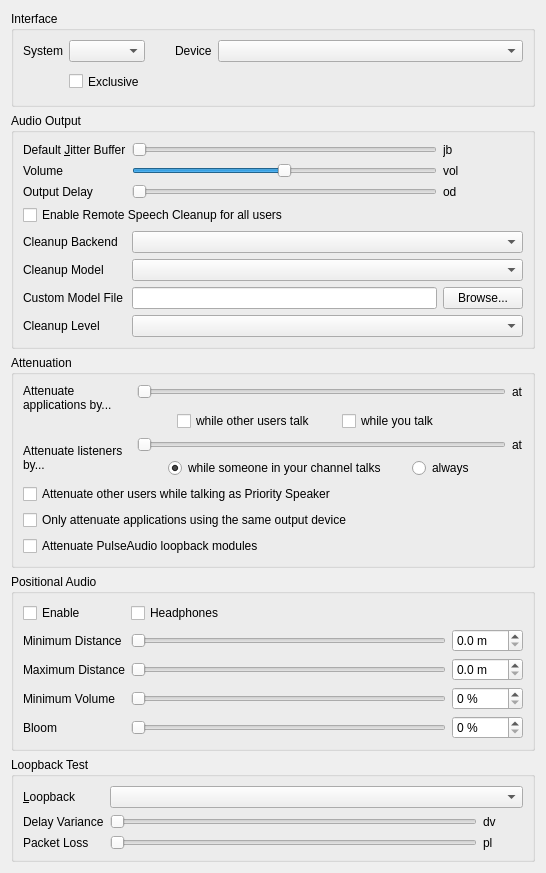
<?xml version="1.0" encoding="UTF-8"?>
<ui version="4.0">
 <class>AudioOutput</class>
 <widget class="QWidget" name="AudioOutput">
  <property name="geometry">
   <rect>
    <x>0</x>
    <y>0</y>
    <width>546</width>
    <height>813</height>
   </rect>
  </property>
  <property name="windowTitle">
   <string>Audio output</string>
  </property>
  <layout class="QVBoxLayout" name="verticalLayout">
   <item>
    <widget class="QGroupBox" name="qgbInterfaces">
     <property name="title">
      <string>Interface</string>
     </property>
     <layout class="QGridLayout" name="gridLayout_3">
      <item row="0" column="0">
       <widget class="QLabel" name="qliSystem">
        <property name="text">
         <string>System</string>
        </property>
        <property name="buddy">
         <cstring>qcbSystem</cstring>
        </property>
       </widget>
      </item>
      <item row="0" column="1">
       <widget class="MUComboBox" name="qcbSystem">
        <property name="sizePolicy">
         <sizepolicy hsizetype="MinimumExpanding" vsizetype="Fixed">
          <horstretch>0</horstretch>
          <verstretch>0</verstretch>
         </sizepolicy>
        </property>
        <property name="toolTip">
         <string>Output method for audio</string>
        </property>
        <property name="whatsThis">
         <string>&lt;b&gt;This is the output method to use for audio.&lt;/b&gt;</string>
        </property>
        <property name="accessibleName">
         <string>Audio output system</string>
        </property>
       </widget>
      </item>
      <item row="0" column="2">
       <spacer>
        <property name="orientation">
         <enum>Qt::Horizontal</enum>
        </property>
        <property name="sizeType">
         <enum>QSizePolicy::Maximum</enum>
        </property>
        <property name="sizeHint" stdset="0">
         <size>
          <width>24</width>
          <height>16</height>
         </size>
        </property>
       </spacer>
      </item>
      <item row="0" column="3">
       <widget class="QLabel" name="qliDevice">
        <property name="text">
         <string>Device</string>
        </property>
        <property name="buddy">
         <cstring>qcbDevice</cstring>
        </property>
       </widget>
      </item>
      <item row="0" column="4">
       <widget class="MUComboBox" name="qcbDevice">
        <property name="sizePolicy">
         <sizepolicy hsizetype="MinimumExpanding" vsizetype="Fixed">
          <horstretch>1</horstretch>
          <verstretch>0</verstretch>
         </sizepolicy>
        </property>
        <property name="toolTip">
         <string>Output device for audio</string>
        </property>
        <property name="whatsThis">
         <string>&lt;b&gt;This is the output device to use for audio.&lt;/b&gt;</string>
        </property>
        <property name="accessibleName">
         <string>Audio output device</string>
        </property>
        <property name="sizeAdjustPolicy">
         <enum>QComboBox::AdjustToContents</enum>
        </property>
        <property name="minimumContentsLength">
         <number>16</number>
        </property>
       </widget>
      </item>
      <item row="1" column="1">
       <widget class="QCheckBox" name="qcbExclusive">
        <property name="enabled">
         <bool>true</bool>
        </property>
        <property name="minimumSize">
         <size>
          <width>0</width>
          <height>27</height>
         </size>
        </property>
        <property name="toolTip">
         <string>Exclusive mode, not recommended.</string>
        </property>
        <property name="whatsThis">
         <string>&lt;b&gt;This opens the device in exclusive mode.&lt;/b&gt;&lt;br /&gt;No other application will be able to use the device.</string>
        </property>
        <property name="text">
         <string>Exclusive</string>
        </property>
       </widget>
      </item>
     </layout>
    </widget>
   </item>
   <item>
    <widget class="QGroupBox" name="qgbOutput">
     <property name="title">
      <string>Audio Output</string>
     </property>
     <layout class="QGridLayout" name="gridLayout">
      <item row="1" column="2">
       <widget class="QLabel" name="qlVolume">
        <property name="text">
         <string notr="true">vol</string>
        </property>
       </widget>
      </item>
      <item row="2" column="1">
       <widget class="SemanticSlider" name="qsDelay">
        <property name="toolTip">
         <string>Amount of data to buffer</string>
        </property>
        <property name="whatsThis">
         <string>This sets the amount of data to pre-buffer in the output buffer. Experiment with different values and set it to the lowest which doesn't cause rapid jitter in the sound.</string>
        </property>
        <property name="accessibleName">
         <string>Output delay of incoming speech</string>
        </property>
        <property name="minimum">
         <number>1</number>
        </property>
        <property name="maximum">
         <number>10</number>
        </property>
        <property name="pageStep">
         <number>3</number>
        </property>
        <property name="orientation">
         <enum>Qt::Horizontal</enum>
        </property>
       </widget>
      </item>
      <item row="0" column="2">
       <widget class="QLabel" name="qlJitter">
        <property name="minimumSize">
         <size>
          <width>40</width>
          <height>0</height>
         </size>
        </property>
        <property name="text">
         <string notr="true">jb</string>
        </property>
       </widget>
      </item>
      <item row="2" column="0">
       <widget class="QLabel" name="qliDelay">
        <property name="text">
         <string>Output Delay</string>
        </property>
        <property name="buddy">
         <cstring>qsDelay</cstring>
        </property>
       </widget>
      </item>
      <item row="1" column="1">
       <widget class="SemanticSlider" name="qsVolume">
        <property name="toolTip">
         <string>Volume of incoming speech</string>
        </property>
        <property name="whatsThis">
         <string>&lt;b&gt;This adjusts the volume of incoming speech.&lt;/b&gt;&lt;br /&gt;Note that if you increase this beyond 100%, audio will be distorted.</string>
        </property>
        <property name="accessibleName">
         <string>Volume of incoming speech</string>
        </property>
        <property name="minimum">
         <number>0</number>
        </property>
        <property name="maximum">
         <number>200</number>
        </property>
        <property name="value">
         <number>100</number>
        </property>
        <property name="orientation">
         <enum>Qt::Horizontal</enum>
        </property>
       </widget>
      </item>
      <item row="1" column="0">
       <widget class="QLabel" name="qliVolume">
        <property name="text">
         <string>Volume</string>
        </property>
        <property name="buddy">
         <cstring>qsVolume</cstring>
        </property>
       </widget>
      </item>
      <item row="2" column="2">
       <widget class="QLabel" name="qlDelay">
        <property name="text">
         <string notr="true">od</string>
        </property>
       </widget>
      </item>
      <item row="0" column="1">
       <widget class="SemanticSlider" name="qsJitter">
        <property name="toolTip">
         <string>Safety margin for jitter buffer</string>
        </property>
        <property name="whatsThis">
         <string>&lt;b&gt;This sets the minimum safety margin for the jitter buffer.&lt;/b&gt;&lt;br /&gt;All incoming audio is buffered, and the jitter buffer continually tries to push the buffer to the minimum sustainable by your network, so latency can be as low as possible. This sets the minimum buffer size to use. If the start of sentences you hear is very jittery, increase this value.</string>
        </property>
        <property name="accessibleName">
         <string>Jitter buffer time</string>
        </property>
        <property name="minimum">
         <number>1</number>
        </property>
        <property name="maximum">
         <number>5</number>
        </property>
        <property name="pageStep">
         <number>2</number>
        </property>
        <property name="orientation">
         <enum>Qt::Horizontal</enum>
        </property>
       </widget>
      </item>
      <item row="0" column="0">
       <widget class="QLabel" name="qliJitter">
        <property name="text">
         <string>Default &amp;Jitter Buffer</string>
        </property>
        <property name="buddy">
         <cstring>qsJitter</cstring>
        </property>
       </widget>
      </item>
      <item row="3" column="0" colspan="3">
       <widget class="QCheckBox" name="qcbRemoteSpeechCleanupAllUsers">
        <property name="toolTip">
         <string>Apply receive-side speech cleanup to all incoming voice streams.</string>
        </property>
       <property name="whatsThis">
         <string>&lt;b&gt;Enable Remote Speech Cleanup for all users&lt;/b&gt;&lt;br /&gt;Processes incoming speech locally with the selected neural backend before playback.</string>
        </property>
        <property name="text">
         <string>Enable Remote Speech Cleanup for all users</string>
        </property>
       </widget>
      </item>
      <item row="4" column="0">
       <widget class="QLabel" name="qlRemoteSpeechCleanupBackend">
        <property name="text">
         <string>Cleanup Backend</string>
        </property>
        <property name="buddy">
         <cstring>qcbRemoteSpeechCleanupBackend</cstring>
        </property>
       </widget>
      </item>
      <item row="4" column="1" colspan="2">
       <widget class="QComboBox" name="qcbRemoteSpeechCleanupBackend">
        <property name="toolTip">
         <string>Select which neural speech cleanup backend to use for incoming speech.</string>
        </property>
        <property name="whatsThis">
         <string>&lt;b&gt;Cleanup backend&lt;/b&gt;&lt;br /&gt;Chooses the machine-learning backend used for receive-side speech cleanup.</string>
        </property>
        <property name="accessibleName">
         <string>Remote speech cleanup backend</string>
        </property>
       </widget>
      </item>
      <item row="5" column="0">
       <widget class="QLabel" name="qlRemoteSpeechCleanupModel">
        <property name="text">
         <string>Cleanup Model</string>
        </property>
        <property name="buddy">
         <cstring>qcbRemoteSpeechCleanupModel</cstring>
        </property>
       </widget>
      </item>
      <item row="5" column="1" colspan="2">
       <widget class="QComboBox" name="qcbRemoteSpeechCleanupModel">
        <property name="toolTip">
         <string>Select which packaged model to use for the chosen receive-side speech cleanup backend.</string>
        </property>
        <property name="whatsThis">
         <string>&lt;b&gt;Cleanup model&lt;/b&gt;&lt;br /&gt;Chooses the model variant used by the selected receive-side speech cleanup backend.</string>
        </property>
        <property name="accessibleName">
         <string>Remote speech cleanup model</string>
        </property>
       </widget>
      </item>
      <item row="6" column="0">
       <widget class="QLabel" name="qlRemoteSpeechCleanupModelPath">
        <property name="text">
         <string>Custom Model File</string>
        </property>
        <property name="buddy">
         <cstring>qleRemoteSpeechCleanupModelPath</cstring>
        </property>
       </widget>
      </item>
      <item row="6" column="1">
       <widget class="QLineEdit" name="qleRemoteSpeechCleanupModelPath">
        <property name="toolTip">
         <string>Path to a custom RNNoise weights blob file for remote speech cleanup.</string>
        </property>
        <property name="accessibleName">
         <string>Remote speech cleanup custom model path</string>
        </property>
       </widget>
      </item>
      <item row="6" column="2">
       <widget class="QPushButton" name="qpbRemoteSpeechCleanupModelPathBrowse">
        <property name="text">
         <string>Browse...</string>
        </property>
       </widget>
      </item>
      <item row="7" column="0">
       <widget class="QLabel" name="qlRemoteSpeechCleanupPreset">
        <property name="text">
         <string>Cleanup Level</string>
        </property>
        <property name="buddy">
         <cstring>qcbRemoteSpeechCleanupPreset</cstring>
        </property>
       </widget>
      </item>
      <item row="7" column="1" colspan="2">
       <widget class="QComboBox" name="qcbRemoteSpeechCleanupPreset">
        <property name="toolTip">
         <string>Controls how strongly remote speech cleanup is mixed into incoming speech.</string>
        </property>
        <property name="whatsThis">
         <string>&lt;b&gt;Cleanup level&lt;/b&gt;&lt;br /&gt;Light preserves more of the original signal, while Aggressive prefers the denoised output.</string>
        </property>
        <property name="accessibleName">
         <string>Remote speech cleanup level</string>
        </property>
       </widget>
      </item>
     </layout>
    </widget>
   </item>
   <item>
    <widget class="QGroupBox" name="qgbAttenuation">
     <property name="toolTip">
      <string/>
     </property>
     <property name="title">
      <string>Attenuation</string>
     </property>
     <layout class="QGridLayout" name="gridLayout_4">
      <item row="8" column="0" colspan="3">
       <widget class="QCheckBox" name="qcbOnlyAttenuateSameOutput">
        <property name="toolTip">
         <string>If checked, Mumble will only attenuate applications that are using the same output source as Mumble</string>
        </property>
        <property name="whatsThis">
         <string>&lt;b&gt;Attenuate only applications using the same output as Mumble&lt;/b&gt;&lt;br /&gt;If checked, applications that use a different output than Mumble will not be attenuated.</string>
        </property>
        <property name="text">
         <string>Only attenuate applications using the same output device</string>
        </property>
       </widget>
      </item>
      <item row="0" column="1">
       <widget class="SemanticSlider" name="qsOtherVolume">
        <property name="toolTip">
         <string>Attenuation of other applications during speech</string>
        </property>
        <property name="whatsThis">
         <string>&lt;b&gt;Attenuate volume of other applications during speech&lt;/b&gt;&lt;br /&gt;Mumble supports decreasing the volume of other applications during incoming and/or outgoing speech. This sets the attenuation of other applications if the feature is enabled.</string>
        </property>
        <property name="accessibleName">
         <string>Attenuation percentage</string>
        </property>
        <property name="accessibleDescription">
         <string>During speech, the volume of other applications will be reduced by this amount</string>
        </property>
        <property name="minimum">
         <number>0</number>
        </property>
        <property name="maximum">
         <number>100</number>
        </property>
        <property name="value">
         <number>0</number>
        </property>
        <property name="orientation">
         <enum>Qt::Horizontal</enum>
        </property>
       </widget>
      </item>
      <item row="2" column="1">
       <layout class="QHBoxLayout" name="horizontalLayout_2">
        <item>
         <spacer name="horizontalSpacer">
          <property name="orientation">
           <enum>Qt::Horizontal</enum>
          </property>
          <property name="sizeType">
           <enum>QSizePolicy::Maximum</enum>
          </property>
          <property name="sizeHint" stdset="0">
           <size>
            <width>40</width>
            <height>20</height>
           </size>
          </property>
         </spacer>
        </item>
        <item>
         <widget class="QCheckBox" name="qcbAttenuateOthers">
          <property name="toolTip">
           <string>If checked Mumble lowers the volume of other applications while other users talk</string>
          </property>
          <property name="whatsThis">
           <string>&lt;b&gt;Attenuate applications while other users talk&lt;/b&gt;&lt;br /&gt;Mumble supports decreasing the volume of other applications during incoming and/or outgoing speech. This makes mumble activate the feature while other users talk to you.</string>
          </property>
          <property name="text">
           <string>while other users talk</string>
          </property>
         </widget>
        </item>
        <item>
         <spacer name="horizontalSpacer_3">
          <property name="orientation">
           <enum>Qt::Horizontal</enum>
          </property>
          <property name="sizeType">
           <enum>QSizePolicy::Fixed</enum>
          </property>
          <property name="sizeHint" stdset="0">
           <size>
            <width>20</width>
            <height>20</height>
           </size>
          </property>
         </spacer>
        </item>
        <item>
         <widget class="QCheckBox" name="qcbAttenuateOthersOnTalk">
          <property name="toolTip">
           <string>If checked Mumble lowers the volume of other applications while you talk</string>
          </property>
          <property name="whatsThis">
           <string>&lt;b&gt;Attenuate applications while you talk&lt;/b&gt;&lt;br /&gt;Mumble supports decreasing the volume of other applications during incoming and/or outgoing speech. This makes mumble activate the feature while you talk.</string>
          </property>
          <property name="text">
           <string>while you talk</string>
          </property>
         </widget>
        </item>
        <item>
         <spacer name="horizontalSpacer_2">
          <property name="orientation">
           <enum>Qt::Horizontal</enum>
          </property>
          <property name="sizeHint" stdset="0">
           <size>
            <width>40</width>
            <height>20</height>
           </size>
          </property>
         </spacer>
        </item>
       </layout>
      </item>
      <item row="0" column="0" rowspan="3">
       <widget class="QLabel" name="qliOtherVolume">
        <property name="text">
         <string>Attenuate applications by...</string>
        </property>
        <property name="alignment">
         <set>Qt::AlignLeading|Qt::AlignLeft|Qt::AlignTop</set>
        </property>
        <property name="wordWrap">
         <bool>true</bool>
        </property>
        <property name="buddy">
         <cstring>qsOtherVolume</cstring>
        </property>
       </widget>
      </item>
      <item row="7" column="0" colspan="3">
       <widget class="QCheckBox" name="qcbAttenuateUsersOnPrioritySpeak">
        <property name="toolTip">
         <string>If checked Mumble lowers the volume of other users while you talk if you have the &quot;Priority Speaker&quot; status.</string>
        </property>
        <property name="whatsThis">
         <string>&lt;b&gt;Attenuate other users while talking as Priority Speaker&lt;/b&gt;&lt;br /&gt;Mumble supports decreasing the volume of other users while you talk as the &lt;i&gt;Priority Speaker&lt;/i&gt; to avoid getting disturbed. Checking this checkbox will enable this feature.</string>
        </property>
        <property name="text">
         <string>Attenuate other users while talking as Priority Speaker</string>
        </property>
       </widget>
      </item>
      <item row="0" column="2">
       <widget class="QLabel" name="qlOtherVolume">
        <property name="text">
         <string notr="true">at</string>
        </property>
       </widget>
      </item>
      <item row="9" column="0" colspan="3">
       <widget class="QCheckBox" name="qcbAttenuateLoopbacks">
        <property name="toolTip">
         <string>If checked, PulseAudio loopback modules will be attenuated</string>
        </property>
        <property name="whatsThis">
         <string>&lt;b&gt;Attenuate PulseAudio loopback modules&lt;/b&gt;&lt;br /&gt;If loopback modules are linked to Mumble's output device/sink, they will also be attenuated.</string>
        </property>
        <property name="text">
         <string>Attenuate PulseAudio loopback modules</string>
        </property>
       </widget>
      </item>
      <item row="3" column="1">
       <widget class="SemanticSlider" name="qsListenerAttenuation">
        <property name="maximum">
         <number>100</number>
        </property>
        <property name="orientation">
         <enum>Qt::Horizontal</enum>
        </property>
       </widget>
      </item>
      <item row="3" column="2">
       <widget class="QLabel" name="qlListenerAttenuation">
        <property name="text">
         <string>at</string>
        </property>
       </widget>
      </item>
      <item row="4" column="1">
       <layout class="QHBoxLayout" name="horizontalLayout">
        <item>
         <spacer name="horizontalSpacer_4">
          <property name="orientation">
           <enum>Qt::Horizontal</enum>
          </property>
          <property name="sizeType">
           <enum>QSizePolicy::Maximum</enum>
          </property>
          <property name="sizeHint" stdset="0">
           <size>
            <width>40</width>
            <height>20</height>
           </size>
          </property>
         </spacer>
        </item>
        <item>
         <widget class="QRadioButton" name="qrbAttenuateListenerWhileTalk">
          <property name="text">
           <string>while someone in your channel talks</string>
          </property>
          <property name="checked">
           <bool>true</bool>
          </property>
         </widget>
        </item>
        <item>
         <spacer name="horizontalSpacer_6">
          <property name="orientation">
           <enum>Qt::Horizontal</enum>
          </property>
          <property name="sizeType">
           <enum>QSizePolicy::Fixed</enum>
          </property>
          <property name="sizeHint" stdset="0">
           <size>
            <width>20</width>
            <height>20</height>
           </size>
          </property>
         </spacer>
        </item>
        <item>
         <widget class="QRadioButton" name="qrbAttenuateListenerAlways">
          <property name="text">
           <string>always</string>
          </property>
         </widget>
        </item>
        <item>
         <spacer name="horizontalSpacer_5">
          <property name="orientation">
           <enum>Qt::Horizontal</enum>
          </property>
          <property name="sizeHint" stdset="0">
           <size>
            <width>40</width>
            <height>20</height>
           </size>
          </property>
         </spacer>
        </item>
       </layout>
      </item>
      <item row="3" column="0" rowspan="2">
       <widget class="QLabel" name="qliListenerAttenuation">
        <property name="text">
         <string>Attenuate listeners by...</string>
        </property>
        <property name="wordWrap">
         <bool>true</bool>
        </property>
        <property name="buddy">
         <cstring>qsListenerAttenuation</cstring>
        </property>
       </widget>
      </item>
     </layout>
    </widget>
   </item>
   <item>
    <widget class="QGroupBox" name="qgbPositionalAudio">
     <property name="enabled">
      <bool>true</bool>
     </property>
     <property name="title">
      <string>Positional Audio</string>
     </property>
     <layout class="QGridLayout" name="gridLayout_2">
      <item row="0" column="2">
       <widget class="QCheckBox" name="qcbHeadphones">
        <property name="toolTip">
         <string>The connected &quot;speakers&quot; are actually headphones</string>
        </property>
        <property name="whatsThis">
         <string>Checking this indicates that you don't have speakers connected, just headphones. This is important, as speakers are usually in front of you, while headphones are directly to your left/right.</string>
        </property>
        <property name="text">
         <string>Headphones</string>
        </property>
       </widget>
      </item>
      <item row="7" column="2">
       <widget class="SemanticSlider" name="qsMinimumVolume">
        <property name="toolTip">
         <string/>
        </property>
        <property name="whatsThis">
         <string>What should the volume be at the maximum distance?</string>
        </property>
        <property name="accessibleName">
         <string>Minimum volume</string>
        </property>
        <property name="orientation">
         <enum>Qt::Horizontal</enum>
        </property>
       </widget>
      </item>
      <item row="3" column="2">
       <widget class="SemanticSlider" name="qsMinDistance">
        <property name="toolTip">
         <string/>
        </property>
        <property name="statusTip">
         <string/>
        </property>
        <property name="whatsThis">
         <string>This sets the minimum distance for sound calculations. The volume of other users' speech will not decrease until they are at least this far away from you.</string>
        </property>
        <property name="accessibleName">
         <string>Minimum distance</string>
        </property>
        <property name="orientation">
         <enum>Qt::Horizontal</enum>
        </property>
       </widget>
      </item>
      <item row="6" column="2">
       <widget class="SemanticSlider" name="qsMaxDistance">
        <property name="toolTip">
         <string/>
        </property>
        <property name="whatsThis">
         <string>This sets the maximum distance for sound calculations. When farther away than this, other users' speech volume will not decrease any further.</string>
        </property>
        <property name="accessibleName">
         <string>Maximum distance</string>
        </property>
        <property name="orientation">
         <enum>Qt::Horizontal</enum>
        </property>
       </widget>
      </item>
      <item row="0" column="1">
       <widget class="QCheckBox" name="qcbPositional">
        <property name="text">
         <string>Enable</string>
        </property>
       </widget>
      </item>
      <item row="8" column="3">
       <widget class="QSpinBox" name="qsbBloom">
        <property name="suffix">
         <string> %</string>
        </property>
       </widget>
      </item>
      <item row="6" column="1">
       <widget class="QLabel" name="qlMaxDistance">
        <property name="text">
         <string>Maximum Distance</string>
        </property>
        <property name="buddy">
         <cstring>qsMaxDistance</cstring>
        </property>
       </widget>
      </item>
      <item row="7" column="3">
       <widget class="QSpinBox" name="qsbMinimumVolume">
        <property name="suffix">
         <string> %</string>
        </property>
       </widget>
      </item>
      <item row="8" column="2">
       <widget class="SemanticSlider" name="qsBloom">
        <property name="toolTip">
         <string>Factor for sound volume increase</string>
        </property>
        <property name="whatsThis">
         <string>How much should sound volume increase for sources that are really close?</string>
        </property>
        <property name="accessibleName">
         <string>Bloom</string>
        </property>
        <property name="orientation">
         <enum>Qt::Horizontal</enum>
        </property>
       </widget>
      </item>
      <item row="8" column="1">
       <widget class="QLabel" name="qlBloom">
        <property name="text">
         <string>Bloom</string>
        </property>
        <property name="buddy">
         <cstring>qsBloom</cstring>
        </property>
       </widget>
      </item>
      <item row="6" column="3">
       <widget class="QDoubleSpinBox" name="qsbMaximumDistance">
        <property name="suffix">
         <string> m</string>
        </property>
        <property name="decimals">
         <number>1</number>
        </property>
       </widget>
      </item>
      <item row="7" column="1">
       <widget class="QLabel" name="qlMinimumVolume">
        <property name="text">
         <string>Minimum Volume</string>
        </property>
        <property name="buddy">
         <cstring>qsMinimumVolume</cstring>
        </property>
       </widget>
      </item>
      <item row="3" column="1">
       <widget class="QLabel" name="qlMinDistance">
        <property name="text">
         <string>Minimum Distance</string>
        </property>
        <property name="buddy">
         <cstring>qsMinDistance</cstring>
        </property>
       </widget>
      </item>
      <item row="3" column="3">
       <widget class="QDoubleSpinBox" name="qsbMinimumDistance">
        <property name="suffix">
         <string> m</string>
        </property>
        <property name="decimals">
         <number>1</number>
        </property>
       </widget>
      </item>
     </layout>
    </widget>
   </item>
   <item>
    <widget class="QGroupBox" name="qgbLoopback">
     <property name="title">
      <string>Loopback Test</string>
     </property>
     <layout class="QGridLayout">
      <item row="1" column="0">
       <widget class="QLabel" name="qliPacketDelay">
        <property name="text">
         <string>Delay Variance</string>
        </property>
        <property name="buddy">
         <cstring>qsPacketDelay</cstring>
        </property>
       </widget>
      </item>
      <item row="1" column="1">
       <widget class="SemanticSlider" name="qsPacketDelay">
        <property name="toolTip">
         <string>Variance in packet latency</string>
        </property>
        <property name="whatsThis">
         <string>&lt;b&gt;This sets the packet latency variance for loopback testing.&lt;/b&gt;&lt;br /&gt;Most audio paths contain some variable latency. This allows you to set that variance for loopback mode testing. For example, if you set this to 15ms, this will emulate a network with 20-35ms ping latency or one with 80-95ms latency. Most domestic net connections have a variance of about 5ms.</string>
        </property>
        <property name="accessibleName">
         <string>Loopback artificial delay</string>
        </property>
        <property name="maximum">
         <number>100</number>
        </property>
        <property name="orientation">
         <enum>Qt::Horizontal</enum>
        </property>
       </widget>
      </item>
      <item row="1" column="2">
       <widget class="QLabel" name="qlPacketDelay">
        <property name="minimumSize">
         <size>
          <width>40</width>
          <height>0</height>
         </size>
        </property>
        <property name="text">
         <string notr="true">dv</string>
        </property>
       </widget>
      </item>
      <item row="2" column="0">
       <widget class="QLabel" name="qliPacketLoss">
        <property name="text">
         <string>Packet Loss</string>
        </property>
        <property name="buddy">
         <cstring>qsPacketLoss</cstring>
        </property>
       </widget>
      </item>
      <item row="2" column="1">
       <widget class="SemanticSlider" name="qsPacketLoss">
        <property name="toolTip">
         <string>Packet loss for loopback mode</string>
        </property>
        <property name="whatsThis">
         <string>&lt;b&gt;This sets the packet loss for loopback mode.&lt;/b&gt;&lt;br /&gt;This will be the ratio of packets lost. Unless your outgoing bandwidth is peaked or there's something wrong with your network connection, this will be 0%</string>
        </property>
        <property name="accessibleName">
         <string>Loopback artificial packet loss</string>
        </property>
        <property name="maximum">
         <number>50</number>
        </property>
        <property name="singleStep">
         <number>5</number>
        </property>
        <property name="pageStep">
         <number>20</number>
        </property>
        <property name="orientation">
         <enum>Qt::Horizontal</enum>
        </property>
       </widget>
      </item>
      <item row="2" column="2">
       <widget class="QLabel" name="qlPacketLoss">
        <property name="minimumSize">
         <size>
          <width>40</width>
          <height>0</height>
         </size>
        </property>
        <property name="text">
         <string notr="true">pl</string>
        </property>
       </widget>
      </item>
      <item row="0" column="0">
       <widget class="QLabel" name="qliLoopback">
        <property name="text">
         <string>&amp;Loopback</string>
        </property>
        <property name="buddy">
         <cstring>qcbLoopback</cstring>
        </property>
       </widget>
      </item>
      <item row="0" column="1" colspan="2">
       <widget class="MUComboBox" name="qcbLoopback">
        <property name="toolTip">
         <string>Desired loopback mode</string>
        </property>
        <property name="whatsThis">
         <string>&lt;b&gt;This enables one of the loopback test modes.&lt;/b&gt;&lt;br /&gt;&lt;i&gt;None&lt;/i&gt; - Loopback disabled&lt;br /&gt;&lt;i&gt;Local&lt;/i&gt; - Emulate a local server.&lt;br /&gt;&lt;i&gt;Server&lt;/i&gt; - Request loopback from server.&lt;br /&gt;Please note than when loopback is enabled, no other users will hear your voice. This setting is not saved on application exit.</string>
        </property>
        <property name="accessibleName">
         <string>Loopback test mode</string>
        </property>
        <property name="accessibleDescription">
         <string>The loopback test can be used to test your audio configuration. While the loopback test is enabled, others will not be able to hear you.</string>
        </property>
       </widget>
      </item>
     </layout>
    </widget>
   </item>
   <item>
    <spacer name="spacer">
     <property name="orientation">
      <enum>Qt::Vertical</enum>
     </property>
     <property name="sizeHint" stdset="0">
      <size>
       <width>20</width>
       <height>40</height>
      </size>
     </property>
    </spacer>
   </item>
  </layout>
 </widget>
 <customwidgets>
  <customwidget>
   <class>MUComboBox</class>
   <extends>QComboBox</extends>
   <header>widgets/MUComboBox.h</header>
  </customwidget>
  <customwidget>
   <class>SemanticSlider</class>
   <extends>QSlider</extends>
   <header>widgets/SemanticSlider.h</header>
  </customwidget>
 </customwidgets>
 <tabstops>
  <tabstop>qcbSystem</tabstop>
  <tabstop>qcbDevice</tabstop>
  <tabstop>qcbExclusive</tabstop>
  <tabstop>qsJitter</tabstop>
  <tabstop>qsVolume</tabstop>
  <tabstop>qsDelay</tabstop>
  <tabstop>qcbRemoteSpeechCleanupAllUsers</tabstop>
  <tabstop>qcbRemoteSpeechCleanupBackend</tabstop>
  <tabstop>qcbRemoteSpeechCleanupModel</tabstop>
  <tabstop>qleRemoteSpeechCleanupModelPath</tabstop>
  <tabstop>qpbRemoteSpeechCleanupModelPathBrowse</tabstop>
  <tabstop>qcbRemoteSpeechCleanupPreset</tabstop>
  <tabstop>qsOtherVolume</tabstop>
  <tabstop>qcbAttenuateOthers</tabstop>
  <tabstop>qcbAttenuateOthersOnTalk</tabstop>
  <tabstop>qcbAttenuateUsersOnPrioritySpeak</tabstop>
  <tabstop>qcbOnlyAttenuateSameOutput</tabstop>
  <tabstop>qcbAttenuateLoopbacks</tabstop>
  <tabstop>qcbPositional</tabstop>
  <tabstop>qcbHeadphones</tabstop>
  <tabstop>qsMinDistance</tabstop>
  <tabstop>qsbMinimumDistance</tabstop>
  <tabstop>qsMaxDistance</tabstop>
  <tabstop>qsbMaximumDistance</tabstop>
  <tabstop>qsMinimumVolume</tabstop>
  <tabstop>qsbMinimumVolume</tabstop>
  <tabstop>qsBloom</tabstop>
  <tabstop>qsbBloom</tabstop>
  <tabstop>qcbLoopback</tabstop>
  <tabstop>qsPacketDelay</tabstop>
  <tabstop>qsPacketLoss</tabstop>
 </tabstops>
 <resources/>
 <connections/>
</ui>
